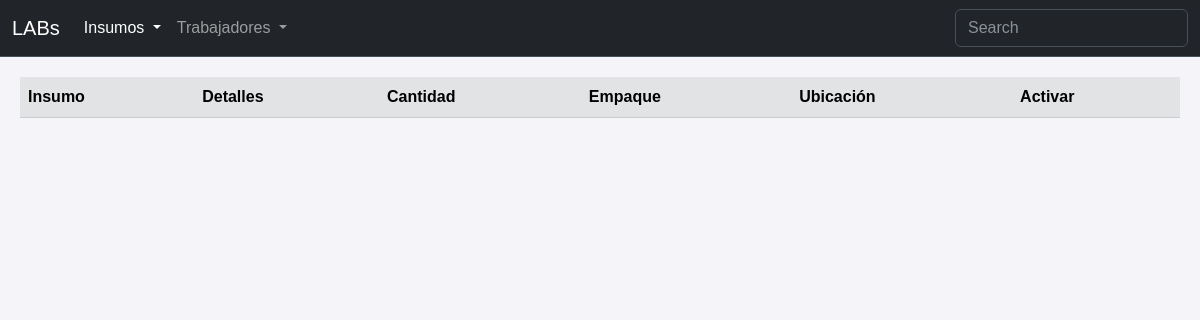
Page /inactive on the earlier database version.
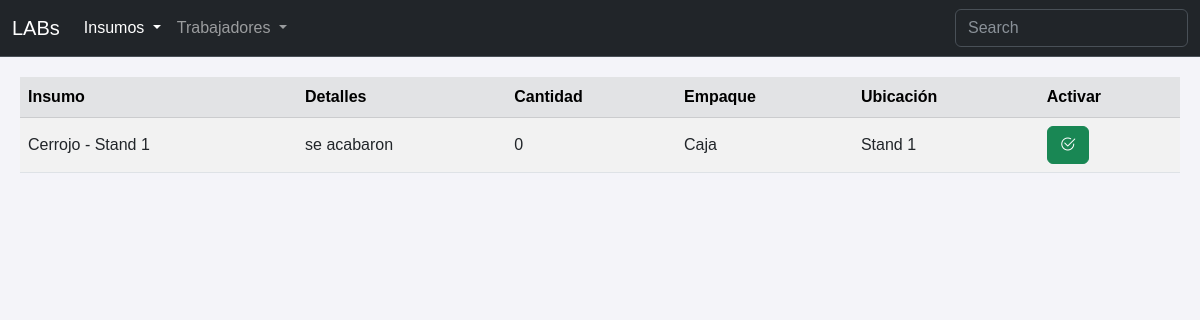
Same page on the later database version.
### tables this page shows
CREATE TABLE insumos (
    Item_id INTEGER PRIMARY KEY,
    Activo BOOL NOT NULL,
    Nombre TEXT NOT NULL,
    Detalles TEXT,
    Cantidad INTEGER NOT NULL,
    Cantidad_Inicial INTEGER NOT NULL,
    Estado_id INTEGER NOT NULL,
    Ubicacion_id INTEGER NOT NULL,
    Empaque_id INTEGER NOT NULL,
    FOREIGN KEY (Estado_id) REFERENCES estados (Estado_id),
    FOREIGN KEY (Ubicacion_id) REFERENCES ubicaciones (Ubicacion_id),
    FOREIGN KEY (Empaque_id) REFERENCES empaques (Empaque_id)
);

CREATE TABLE empaques (
    Empaque_id INTEGER PRIMARY KEY,
    Empaque TEXT NOT NULL
);

CREATE TABLE ubicaciones (
    Ubicacion_id INTEGER PRIMARY KEY,
    Lugar TEXT NOT NULL
);

### app.py (the view)
@app.route('/inactive')
def inactive():
    conn = sqlite3.connect('inventario.db')
    cursor = conn.cursor()
    items = cursor.execute('''
    SELECT
        insumos.Item_id,
        insumos.Activo,
        insumos.Nombre,
        insumos.Detalles,
        insumos.Cantidad,
        empaques.Empaque,
        ubicaciones.Lugar
    FROM insumos
    INNER JOIN empaques ON insumos.Empaque_id = empaques.Empaque_id
    INNER JOIN ubicaciones ON insumos.Ubicacion_id = ubicaciones.Ubicacion_id
    WHERE insumos.Activo = FALSE;
    ''').fetchall()
    workers = cursor.execute('''
    SELECT Trabajador_id, Nombre_Apellido FROM trabajadores;
    ''').fetchall()
    conn.close()
    colums_items = ["id","activo","nombre","detalles","cantidad","empaque","ubicacion"]
    colums_worker = ["id","nombre"]
    items_dict = [dict(zip(colums_items, row)) for row in items]
    workers_dict = [dict(zip(colums_worker, row)) for row in workers]
    workers_dict = sorted(workers_dict, key=lambda x: x['nombre'])
    return render_template('inactive.html', items=items_dict, workers=workers_dict)

### templates/inactive.html (shortened to what this page needs)
<!DOCTYPE html>
<html>
<head>
    <link rel="stylesheet" href="https://cdn.jsdelivr.net/npm/bootstrap-icons@1.11.3/font/bootstrap-icons.min.css">
    <link href="https://cdn.jsdelivr.net/npm/bootstrap@5.3.0/dist/css/bootstrap.min.css" rel="stylesheet">
    <link href="https://cdn.datatables.net/2.2.1/css/dataTables.dataTables.css" rel="stylesheet">
    <link rel="stylesheet" href="{{ url_for('static', filename='styles.css') }}">
</head>
<body>
    <nav class="navbar navbar-expand-sm bg-dark border-bottom border-body" data-bs-theme="dark">
        <div class="container-fluid">
            <a class="navbar-brand" href="#">LABs</a>
            <div class="collapse navbar-collapse" id="navbarNav">
                <ul class="navbar-nav">
                    <li class="nav-item dropdown">
                        <a class="nav-link dropdown-toggle active" aria-current="page" href="#" role="button" data-bs-toggle="dropdown" aria-expanded="false">
                            Insumos
                        </a>
                    </li>
                    <li class="nav-item dropdown">
                        <a class="nav-link dropdown-toggle" href="#" role="button" data-bs-toggle="dropdown" aria-expanded="false">
                            Trabajadores
                        </a>
                    </li>
                </ul>
                <form class="d-flex ms-auto" role="search">
                    <input class="form-control" id="searchFilter" type="search" placeholder="Search" aria-label="Search">
                </form>
            </div>
        </div>
    </nav>
    <div class="table-responsive">
        <table class="table table-striped table-hover align-middle" id="inactive-table">
            <thead class="table-secondary">
                <tr>
                    <th>Insumo</th>
                    <th>Detalles</th>
                    <th>Cantidad</th>
                    <th>Empaque</th>
                    <th>Ubicación</th>
                    <th>Activar</th>
                </tr>
            </thead>
            <tbody>
                {% for item in items %}
                    <tr>
                        <td>{{ item.nombre }}</td>
                        <td>{{ item.detalles }}</td>
                        <td>{{ item.cantidad }}</td>
                        <td>{{ item.empaque }}</td>
                        <td>{{ item.ubicacion }}</td>
                        <td>
                            <button type="button" class="btn btn-success"
                            data-bs-toggle="modal"
                            data-bs-target="#activateModal"
                            data-bs-id="{{ item.id }}"
                            data-bs-name="{{ item.nombre }}">
                                <i class="bi bi-check2-circle"></i>
                            </button>
                        </td>
                    </tr>
                {% endfor %}
            </tbody>
        </table>
    </div>
</body>
</html>

Differences in the rows shown:
now on this page (row edited): insumos: nombre "Cerrojo - Stand 1", detalles "se acabaron", cantidad "0", empaque "Caja", ubicacion "Stand 1"
